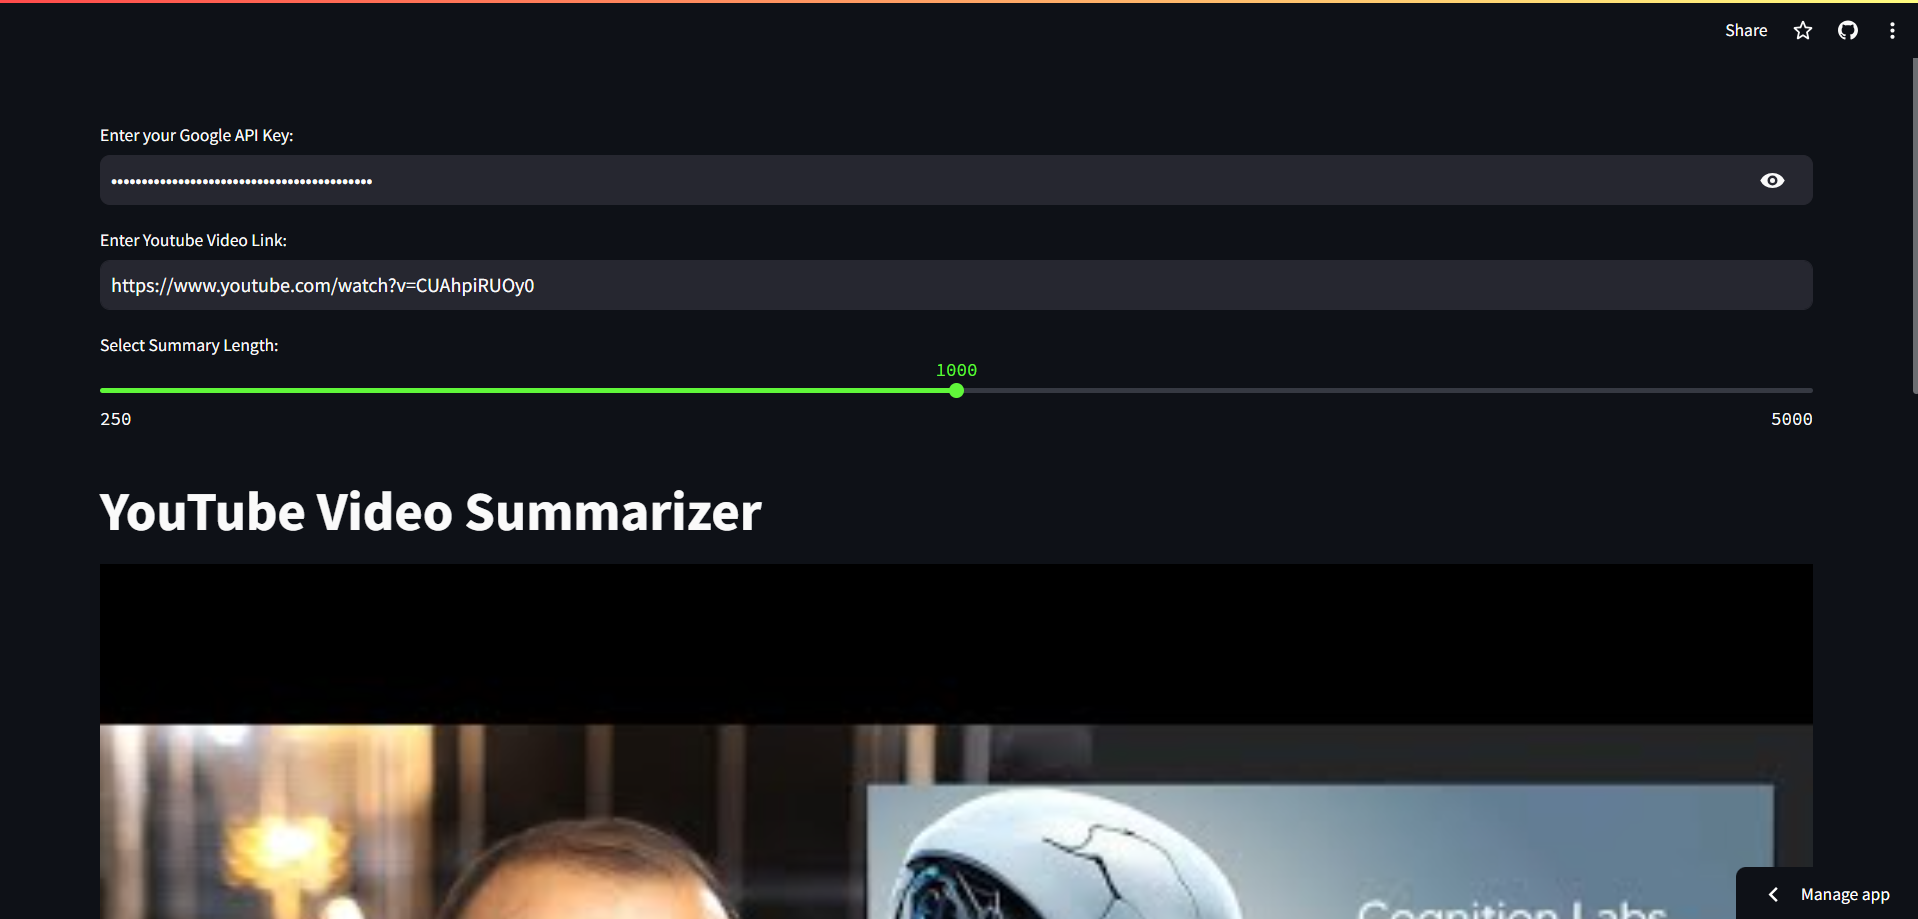

Reproduce this figure in Python.
import streamlit as st
from dotenv import load_dotenv
import io
load_dotenv() ##load all the nevironment variables
import google.generativeai as genai
from youtube_transcript_api import YouTubeTranscriptApi
from reportlab.lib.pagesizes import letter
from reportlab.pdfgen import canvas

### Set Streamlit page configuration
st.set_page_config(page_title="YouTube Video Summarizer", layout="wide")

### getting the transcript data from yt videos
def extract_transcript_details(youtube_video_url):
    try:
        video_id=youtube_video_url.split("=")[1]
        transcript_text=YouTubeTranscriptApi.get_transcript(video_id)
        transcript = ""
        for i in transcript_text:
            transcript += " " + i["text"]
        return transcript

    except Exception as e:
        st.sidebar.error(f"An error occurred: {e}")
        return None
    
## getting the summary based on Prompt from Google Gemini Pro
def generate_gemini_content(transcript_text,prompt,api_key):
    try:
        genai.configure(api_key=api_key)
        model=genai.GenerativeModel("gemini-pro")
        response=model.generate_content(prompt+transcript_text)
        return response.text
    except Exception as e:
        st.error(f"An error occurred: {e}")
        return None

def create_pdf(summary_text):
    buffer = io.BytesIO()
    c = canvas.Canvas(buffer, pagesize=(1440, 1056))
    c.drawString(72, 800, "Summary")
    text = c.beginText(40, 780)
    text.setFont("Helvetica", 12)
    for line in summary_text.split('\n'):
        text.textLine(line)
    c.drawText(text)
    c.showPage()
    c.save()
    buffer.seek(0)
    return buffer.getvalue()

def main():
    google_api_key = st.text_input("Enter your Google API Key: ", type="password")
    youtube_link = st.text_input("Enter Youtube Video Link: ")
    summary_len = st.select_slider("Select Summary Length: ", 
                                options=['250','500','1000','2000','5000'], value='1000')
    
    #Title
    st.title("YouTube Video Summarizer")

    # Display video thumbnail
    if youtube_link:
        video_id = youtube_link.split("=")[1]
        video_thumbnail = f"http://img.youtube.com/vi/{video_id}/0.jpg"
        st.image(video_thumbnail, caption="Video Thumbnail", use_column_width=True)

    # Process and display summary
    if google_api_key and youtube_link and st.button("Get Detailed Notes"):
        transcript_text = extract_transcript_details(youtube_link)
        if transcript_text:
            prompt = """You are a YouTube video summarizer. Summarize the video content into key points within 1500 words."""
            customized_prompt = f"{prompt} Please generate a {summary_len} summary."
            summary = generate_gemini_content(transcript_text, customized_prompt, google_api_key)
            if summary:
                st.success("Transcript extracted and summary generated successfully!")
                st.subheader("Detailed Notes:")
                st.write(summary)
                # PDF download
                pdf_bytes = create_pdf(summary)
                st.download_button(label="Download Summary as PDF",
                                data=pdf_bytes,
                                file_name="YouTube_Summary.pdf",
                                mime="application/pdf")
            else:
                st.error("Failed to generate summary.")
        else:
            st.error("Failed to extract transcript.")

if __name__ == "__main__":
    main()
